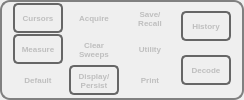
        <widget class="QFrame" name="gridFrame">
         <property name="sizePolicy">
          <sizepolicy hsizetype="Fixed" vsizetype="Preferred">
           <horstretch>0</horstretch>
           <verstretch>0</verstretch>
          </sizepolicy>
         </property>
         <property name="minimumSize">
          <size>
           <width>0</width>
           <height>0</height>
          </size>
         </property>
         <property name="maximumSize">
          <size>
           <width>16777215</width>
           <height>128</height>
          </size>
         </property>
         <property name="styleSheet">
          <string notr="true">QFrame {
border: 2px solid grey;
border-radius: 10px;
}</string>
         </property>
         <layout class="QGridLayout" name="gridLayout_11">
          <property name="topMargin">
           <number>0</number>
          </property>
          <property name="bottomMargin">
           <number>0</number>
          </property>
          <property name="verticalSpacing">
           <number>0</number>
          </property>
          <item row="2" column="1">
           <widget class="QPushButton" name="displayPersist_button">
            <property name="enabled">
             <bool>false</bool>
            </property>
            <property name="sizePolicy">
             <sizepolicy hsizetype="Fixed" vsizetype="Fixed">
              <horstretch>0</horstretch>
              <verstretch>0</verstretch>
             </sizepolicy>
            </property>
            <property name="minimumSize">
             <size>
              <width>50</width>
              <height>30</height>
             </size>
            </property>
            <property name="maximumSize">
             <size>
              <width>50</width>
              <height>30</height>
             </size>
            </property>
            <property name="font">
             <font>
              <pointsize>6</pointsize>
              <weight>75</weight>
              <bold>true</bold>
             </font>
            </property>
            <property name="styleSheet">
             <string notr="true">/* QPushButton default state (raised) */
QPushButton:!checked {
background: qlineargradient(spread:pad, x1:0, y1:0, x2:1, y2:1, 
                            stop:0 #FFFFFF, stop:1 #a4a8a8); /* Gradient lighting from top left */
border: 2px solid #666666;
border-radius: 5px;
box-shadow: 10px 10px 15px rgba(0, 0, 0, 0.7);
padding: 5px;
}

/* QPushButton pressed state (sunken) */
QPushButton:pressed {
background: qlineargradient(spread:pad, x1:0, y1:0, x2:1, y2:1, 
                            stop:0 #F8FFEF, stop:1 #b9ff67); /* Gradient for sunken state */
border: 2px solid #333333;
border-radius: 5px;
box-shadow: inset 5px 5px 10px rgba(0, 0, 0, 0.7);
padding-top: 7px;
padding-left: 7px;
}

/* QPushButton checked state (raised) */
QPushButton:checked {
background: qlineargradient(spread:pad, x1:0, y1:0, x2:1, y2:1, 
                            stop:0 #F8FFEF, stop:1 #b9ff67); /* Gradient lighting for checked state */
border: 2px solid #666666;
border-radius: 5px;
box-shadow: 10px 10px 15px rgba(0, 0, 0, 0.7);
padding: 5px;
}

/* QPushButton checked and pressed state (sunken) */
QPushButton:checked:pressed {
background: qlineargradient(spread:pad, x1:0, y1:0, x2:1, y2:1, 
                            stop:0 #F8FFEF, stop:1 #b9ff67); /* Gradient for sunken state */
border: 2px solid #333333;
border-radius: 5px;
box-shadow: inset 5px 5px 10px rgba(0, 0, 0, 0.7);
padding-top: 7px;
padding-left: 7px;
}
</string>
            </property>
            <property name="text">
             <string>Display/
Persist</string>
            </property>
            <property name="checkable">
             <bool>true</bool>
            </property>
           </widget>
          </item>
          <item row="0" column="2">
           <widget class="QPushButton" name="saveRecall_button">
            <property name="enabled">
             <bool>false</bool>
            </property>
            <property name="sizePolicy">
             <sizepolicy hsizetype="Fixed" vsizetype="Fixed">
              <horstretch>0</horstretch>
              <verstretch>0</verstretch>
             </sizepolicy>
            </property>
            <property name="minimumSize">
             <size>
              <width>50</width>
              <height>30</height>
             </size>
            </property>
            <property name="maximumSize">
             <size>
              <width>50</width>
              <height>30</height>
             </size>
            </property>
            <property name="font">
             <font>
              <pointsize>6</pointsize>
              <weight>75</weight>
              <bold>true</bold>
             </font>
            </property>
            <property name="styleSheet">
             <string notr="true">background: qlineargradient(spread:pad, x1:0, y1:0, x2:1, y2:1, 
                            stop:0 #FFFFFF, stop:1 #fffce0); /* Gradient lighting from top left */
border-radius: 5px;</string>
            </property>
            <property name="text">
             <string>Save/
Recall</string>
            </property>
           </widget>
          </item>
          <item row="1" column="0">
           <widget class="QPushButton" name="measure_button">
            <property name="enabled">
             <bool>false</bool>
            </property>
            <property name="sizePolicy">
             <sizepolicy hsizetype="Fixed" vsizetype="Fixed">
              <horstretch>0</horstretch>
              <verstretch>0</verstretch>
             </sizepolicy>
            </property>
            <property name="minimumSize">
             <size>
              <width>50</width>
              <height>30</height>
             </size>
            </property>
            <property name="maximumSize">
             <size>
              <width>50</width>
              <height>30</height>
             </size>
            </property>
            <property name="font">
             <font>
              <pointsize>6</pointsize>
              <weight>75</weight>
              <bold>true</bold>
             </font>
            </property>
            <property name="styleSheet">
             <string notr="true">/* QPushButton default state (raised) */
QPushButton:!checked {
background: qlineargradient(spread:pad, x1:0, y1:0, x2:1, y2:1, 
                            stop:0 #FFFFFF, stop:1 #a4a8a8); /* Gradient lighting from top left */
border: 2px solid #666666;
border-radius: 5px;
box-shadow: 10px 10px 15px rgba(0, 0, 0, 0.7);
padding: 5px;
}

/* QPushButton pressed state (sunken) */
QPushButton:pressed {
background: qlineargradient(spread:pad, x1:0, y1:0, x2:1, y2:1, 
                            stop:0 #F8FFEF, stop:1 #b9ff67); /* Gradient for sunken state */
border: 2px solid #333333;
border-radius: 5px;
box-shadow: inset 5px 5px 10px rgba(0, 0, 0, 0.7);
padding-top: 7px;
padding-left: 7px;
}

/* QPushButton checked state (raised) */
QPushButton:checked {
background: qlineargradient(spread:pad, x1:0, y1:0, x2:1, y2:1, 
                            stop:0 #F8FFEF, stop:1 #b9ff67); /* Gradient lighting for checked state */
border: 2px solid #666666;
border-radius: 5px;
box-shadow: 10px 10px 15px rgba(0, 0, 0, 0.7);
padding: 5px;
}

/* QPushButton checked and pressed state (sunken) */
QPushButton:checked:pressed {
background: qlineargradient(spread:pad, x1:0, y1:0, x2:1, y2:1, 
                            stop:0 #F8FFEF, stop:1 #b9ff67); /* Gradient for sunken state */
border: 2px solid #333333;
border-radius: 5px;
box-shadow: inset 5px 5px 10px rgba(0, 0, 0, 0.7);
padding-top: 7px;
padding-left: 7px;
}
</string>
            </property>
            <property name="text">
             <string>Measure</string>
            </property>
            <property name="checkable">
             <bool>true</bool>
            </property>
           </widget>
          </item>
          <item row="1" column="1">
           <widget class="QPushButton" name="clearSweeps_button">
            <property name="enabled">
             <bool>false</bool>
            </property>
            <property name="minimumSize">
             <size>
              <width>50</width>
              <height>30</height>
             </size>
            </property>
            <property name="maximumSize">
             <size>
              <width>50</width>
              <height>30</height>
             </size>
            </property>
            <property name="font">
             <font>
              <pointsize>6</pointsize>
              <weight>75</weight>
              <bold>true</bold>
             </font>
            </property>
            <property name="styleSheet">
             <string notr="true">background: qlineargradient(spread:pad, x1:0, y1:0, x2:1, y2:1, 
                            stop:0 #FFFFFF, stop:1 #fffce0); /* Gradient lighting from top left */
border-radius: 5px;</string>
            </property>
            <property name="text">
             <string>Clear
Sweeps</string>
            </property>
           </widget>
          </item>
          <item row="2" column="2">
           <widget class="QPushButton" name="print_button">
            <property name="enabled">
             <bool>false</bool>
            </property>
            <property name="sizePolicy">
             <sizepolicy hsizetype="Fixed" vsizetype="Fixed">
              <horstretch>0</horstretch>
              <verstretch>0</verstretch>
             </sizepolicy>
            </property>
            <property name="minimumSize">
             <size>
              <width>50</width>
              <height>30</height>
             </size>
            </property>
            <property name="maximumSize">
             <size>
              <width>50</width>
              <height>30</height>
             </size>
            </property>
            <property name="font">
             <font>
              <pointsize>6</pointsize>
              <weight>75</weight>
              <bold>true</bold>
             </font>
            </property>
            <property name="styleSheet">
             <string notr="true">background: qlineargradient(spread:pad, x1:0, y1:0, x2:1, y2:1, 
                            stop:0 #FFFFFF, stop:1 #6794cc);
border-radius: 5px;</string>
            </property>
            <property name="text">
             <string>Print</string>
            </property>
           </widget>
          </item>
          <item row="2" column="0">
           <widget class="QPushButton" name="default_button">
            <property name="enabled">
             <bool>false</bool>
            </property>
            <property name="sizePolicy">
             <sizepolicy hsizetype="Fixed" vsizetype="Fixed">
              <horstretch>0</horstretch>
              <verstretch>0</verstretch>
             </sizepolicy>
            </property>
            <property name="minimumSize">
             <size>
              <width>50</width>
              <height>30</height>
             </size>
            </property>
            <property name="maximumSize">
             <size>
              <width>50</width>
              <height>30</height>
             </size>
            </property>
            <property name="font">
             <font>
              <pointsize>6</pointsize>
              <weight>75</weight>
              <bold>true</bold>
             </font>
            </property>
            <property name="styleSheet">
             <string notr="true">background: qlineargradient(spread:pad, x1:0, y1:0, x2:1, y2:1, 
                            stop:0 #FFFFFF, stop:1 #9adcb6); /* Gradient lighting from top left */
border-radius: 15px;</string>
            </property>
            <property name="text">
             <string>Default</string>
            </property>
           </widget>
          </item>
          <item row="1" column="2">
           <widget class="QPushButton" name="utility_button">
            <property name="enabled">
             <bool>false</bool>
            </property>
            <property name="sizePolicy">
             <sizepolicy hsizetype="Fixed" vsizetype="Fixed">
              <horstretch>0</horstretch>
              <verstretch>0</verstretch>
             </sizepolicy>
            </property>
            <property name="minimumSize">
             <size>
              <width>50</width>
              <height>30</height>
             </size>
            </property>
            <property name="maximumSize">
             <size>
              <width>50</width>
              <height>30</height>
             </size>
            </property>
            <property name="font">
             <font>
              <pointsize>6</pointsize>
              <weight>75</weight>
              <bold>true</bold>
             </font>
            </property>
            <property name="styleSheet">
             <string notr="true">background: qlineargradient(spread:pad, x1:0, y1:0, x2:1, y2:1, 
                            stop:0 #FFFFFF, stop:1 #fffce0); /* Gradient lighting from top left */
border-radius: 5px;</string>
            </property>
            <property name="text">
             <string>Utility</string>
            </property>
           </widget>
          </item>
          <item row="0" column="1">
           <widget class="QPushButton" name="acquire_button">
            <property name="enabled">
             <bool>false</bool>
            </property>
            <property name="sizePolicy">
             <sizepolicy hsizetype="Fixed" vsizetype="Fixed">
              <horstretch>0</horstretch>
              <verstretch>0</verstretch>
             </sizepolicy>
            </property>
            <property name="minimumSize">
             <size>
              <width>50</width>
              <height>30</height>
             </size>
            </property>
            <property name="maximumSize">
             <size>
              <width>50</width>
              <height>30</height>
             </size>
            </property>
            <property name="font">
             <font>
              <pointsize>6</pointsize>
              <weight>75</weight>
              <bold>true</bold>
             </font>
            </property>
            <property name="styleSheet">
             <string notr="true">background: qlineargradient(spread:pad, x1:0, y1:0, x2:1, y2:1, 
                            stop:0 #FFFFFF, stop:1 #fffce0); /* Gradient lighting from top left */
border-radius: 5px;</string>
            </property>
            <property name="text">
             <string>Acquire</string>
            </property>
           </widget>
          </item>
          <item row="0" column="0">
           <widget class="QPushButton" name="cursors_button">
            <property name="enabled">
             <bool>false</bool>
            </property>
            <property name="sizePolicy">
             <sizepolicy hsizetype="Fixed" vsizetype="Fixed">
              <horstretch>0</horstretch>
              <verstretch>0</verstretch>
             </sizepolicy>
            </property>
            <property name="minimumSize">
             <size>
              <width>50</width>
              <height>30</height>
             </size>
            </property>
            <property name="maximumSize">
             <size>
              <width>50</width>
              <height>30</height>
             </size>
            </property>
            <property name="font">
             <font>
              <pointsize>6</pointsize>
              <weight>75</weight>
              <bold>true</bold>
             </font>
            </property>
            <property name="styleSheet">
             <string notr="true">/* QPushButton default state (raised) */
QPushButton:!checked {
background: qlineargradient(spread:pad, x1:0, y1:0, x2:1, y2:1, 
                            stop:0 #FFFFFF, stop:1 #a4a8a8); /* Gradient lighting from top left */
border: 2px solid #666666;
border-radius: 5px;
box-shadow: 10px 10px 15px rgba(0, 0, 0, 0.7);
padding: 5px;
}

/* QPushButton pressed state (sunken) */
QPushButton:pressed {
background: qlineargradient(spread:pad, x1:0, y1:0, x2:1, y2:1, 
                            stop:0 #F8FFEF, stop:1 #b9ff67); /* Gradient for sunken state */
border: 2px solid #333333;
border-radius: 5px;
box-shadow: inset 5px 5px 10px rgba(0, 0, 0, 0.7);
padding-top: 7px;
padding-left: 7px;
}

/* QPushButton checked state (raised) */
QPushButton:checked {
background: qlineargradient(spread:pad, x1:0, y1:0, x2:1, y2:1, 
                            stop:0 #F8FFEF, stop:1 #b9ff67); /* Gradient lighting for checked state */
border: 2px solid #666666;
border-radius: 5px;
box-shadow: 10px 10px 15px rgba(0, 0, 0, 0.7);
padding: 5px;
}

/* QPushButton checked and pressed state (sunken) */
QPushButton:checked:pressed {
background: qlineargradient(spread:pad, x1:0, y1:0, x2:1, y2:1, 
                            stop:0 #F8FFEF, stop:1 #b9ff67); /* Gradient for sunken state */
border: 2px solid #333333;
border-radius: 5px;
box-shadow: inset 5px 5px 10px rgba(0, 0, 0, 0.7);
padding-top: 7px;
padding-left: 7px;
}
</string>
            </property>
            <property name="text">
             <string>Cursors</string>
            </property>
            <property name="checkable">
             <bool>true</bool>
            </property>
           </widget>
          </item>
          <item row="0" column="3" rowspan="3">
           <widget class="QFrame" name="frame">
            <property name="sizePolicy">
             <sizepolicy hsizetype="Fixed" vsizetype="Preferred">
              <horstretch>0</horstretch>
              <verstretch>0</verstretch>
             </sizepolicy>
            </property>
            <property name="minimumSize">
             <size>
              <width>50</width>
              <height>0</height>
             </size>
            </property>
            <property name="styleSheet">
             <string notr="true">border: 0px;</string>
            </property>
            <layout class="QVBoxLayout" name="verticalLayout_5">
             <property name="leftMargin">
              <number>0</number>
             </property>
             <property name="topMargin">
              <number>0</number>
             </property>
             <property name="rightMargin">
              <number>0</number>
             </property>
             <property name="bottomMargin">
              <number>0</number>
             </property>
             <item>
              <widget class="QPushButton" name="history_button">
               <property name="enabled">
                <bool>false</bool>
               </property>
               <property name="sizePolicy">
                <sizepolicy hsizetype="Fixed" vsizetype="Fixed">
                 <horstretch>0</horstretch>
                 <verstretch>0</verstretch>
                </sizepolicy>
               </property>
               <property name="minimumSize">
                <size>
                 <width>50</width>
                 <height>30</height>
                </size>
               </property>
               <property name="maximumSize">
                <size>
                 <width>50</width>
                 <height>30</height>
                </size>
               </property>
               <property name="font">
                <font>
                 <pointsize>6</pointsize>
                 <weight>75</weight>
                 <bold>true</bold>
                </font>
               </property>
               <property name="styleSheet">
                <string notr="true">/* QPushButton default state (raised) */
QPushButton:!checked {
background: qlineargradient(spread:pad, x1:0, y1:0, x2:1, y2:1, 
                            stop:0 #FFFFFF, stop:1 #a4a8a8); /* Gradient lighting from top left */
border: 2px solid #666666;
border-radius: 5px;
box-shadow: 10px 10px 15px rgba(0, 0, 0, 0.7);
padding: 5px;
}

/* QPushButton pressed state (sunken) */
QPushButton:pressed {
background: qlineargradient(spread:pad, x1:0, y1:0, x2:1, y2:1, 
                            stop:0 #F8FFEF, stop:1 #b9ff67); /* Gradient for sunken state */
border: 2px solid #333333;
border-radius: 5px;
box-shadow: inset 5px 5px 10px rgba(0, 0, 0, 0.7);
padding-top: 7px;
padding-left: 7px;
}

/* QPushButton checked state (raised) */
QPushButton:checked {
background: qlineargradient(spread:pad, x1:0, y1:0, x2:1, y2:1, 
                            stop:0 #F8FFEF, stop:1 #b9ff67); /* Gradient lighting for checked state */
border: 2px solid #666666;
border-radius: 5px;
box-shadow: 10px 10px 15px rgba(0, 0, 0, 0.7);
padding: 5px;
}

/* QPushButton checked and pressed state (sunken) */
QPushButton:checked:pressed {
background: qlineargradient(spread:pad, x1:0, y1:0, x2:1, y2:1, 
                            stop:0 #F8FFEF, stop:1 #b9ff67); /* Gradient for sunken state */
border: 2px solid #333333;
border-radius: 5px;
box-shadow: inset 5px 5px 10px rgba(0, 0, 0, 0.7);
padding-top: 7px;
padding-left: 7px;
}
</string>
               </property>
               <property name="text">
                <string>History</string>
               </property>
               <property name="checkable">
                <bool>true</bool>
               </property>
              </widget>
             </item>
             <item>
              <widget class="QPushButton" name="decode_button">
               <property name="enabled">
                <bool>false</bool>
               </property>
               <property name="sizePolicy">
                <sizepolicy hsizetype="Fixed" vsizetype="Fixed">
                 <horstretch>0</horstretch>
                 <verstretch>0</verstretch>
                </sizepolicy>
               </property>
               <property name="minimumSize">
                <size>
                 <width>50</width>
                 <height>30</height>
                </size>
               </property>
               <property name="maximumSize">
                <size>
                 <width>50</width>
                 <height>30</height>
                </size>
               </property>
               <property name="font">
                <font>
                 <pointsize>6</pointsize>
                 <weight>75</weight>
                 <bold>true</bold>
                </font>
               </property>
               <property name="styleSheet">
                <string notr="true">/* QPushButton default state (raised) */
QPushButton:!checked {
background: qlineargradient(spread:pad, x1:0, y1:0, x2:1, y2:1, 
                            stop:0 #FFFFFF, stop:1 #a4a8a8); /* Gradient lighting from top left */
border: 2px solid #666666;
border-radius: 5px;
box-shadow: 10px 10px 15px rgba(0, 0, 0, 0.7);
padding: 5px;
}

/* QPushButton pressed state (sunken) */
QPushButton:pressed {
background: qlineargradient(spread:pad, x1:0, y1:0, x2:1, y2:1, 
                            stop:0 #F8FFEF, stop:1 #b9ff67); /* Gradient for sunken state */
border: 2px solid #333333;
border-radius: 5px;
box-shadow: inset 5px 5px 10px rgba(0, 0, 0, 0.7);
padding-top: 7px;
padding-left: 7px;
}

/* QPushButton checked state (raised) */
QPushButton:checked {
background: qlineargradient(spread:pad, x1:0, y1:0, x2:1, y2:1, 
                            stop:0 #F8FFEF, stop:1 #b9ff67); /* Gradient lighting for checked state */
border: 2px solid #666666;
border-radius: 5px;
box-shadow: 10px 10px 15px rgba(0, 0, 0, 0.7);
padding: 5px;
}

/* QPushButton checked and pressed state (sunken) */
QPushButton:checked:pressed {
background: qlineargradient(spread:pad, x1:0, y1:0, x2:1, y2:1, 
                            stop:0 #F8FFEF, stop:1 #b9ff67); /* Gradient for sunken state */
border: 2px solid #333333;
border-radius: 5px;
box-shadow: inset 5px 5px 10px rgba(0, 0, 0, 0.7);
padding-top: 7px;
padding-left: 7px;
}
</string>
               </property>
               <property name="text">
                <string>Decode</string>
               </property>
               <property name="checkable">
                <bool>true</bool>
               </property>
              </widget>
             </item>
            </layout>
           </widget>
          </item>
         </layout>
        </widget>
